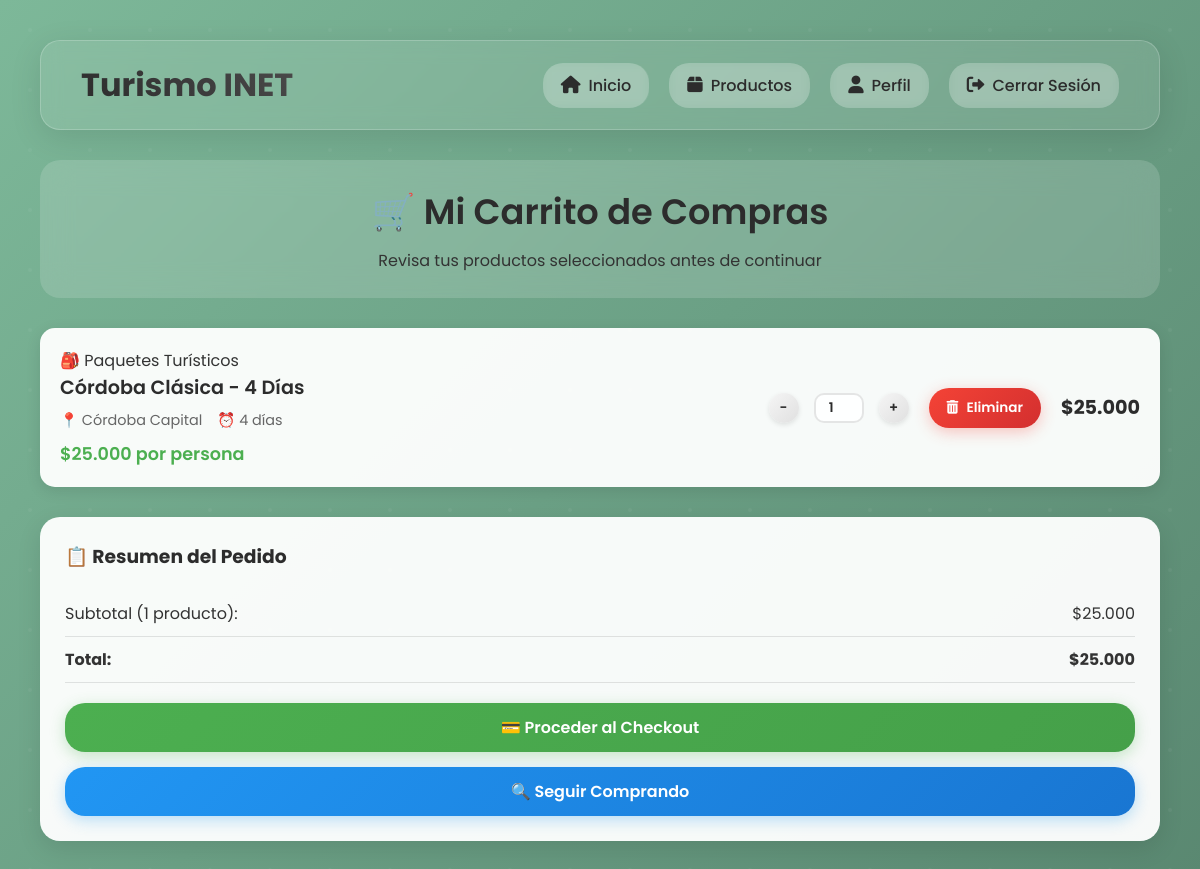
Screenshot of /carrito/ver.php (signed in) with the database file from the repository.
### tables this page shows
CREATE TABLE `carrito` (
  `id` int(11) NOT NULL,
  `usuario_id` int(11) NOT NULL,
  `producto_id` int(11) NOT NULL,
  `cantidad` int(11) NOT NULL DEFAULT 1,
  `precio_unitario` decimal(10,2) NOT NULL,
  `fecha_agregado` timestamp NOT NULL DEFAULT current_timestamp()
);

CREATE TABLE `categorias` (
  `id` int(11) NOT NULL,
  `nombre` varchar(100) NOT NULL,
  `descripcion` text DEFAULT NULL,
  `icono` varchar(50) DEFAULT NULL,
  `activo` tinyint(1) DEFAULT 1,
  `created_at` timestamp NOT NULL DEFAULT current_timestamp()
);

CREATE TABLE `productos` (
  `id` int(11) NOT NULL,
  `nombre` varchar(200) NOT NULL,
  `descripcion` text NOT NULL,
  `imagen_principal` varchar(255) DEFAULT NULL,

  `precio` decimal(10,2) NOT NULL,
  `categoria_id` int(11) NOT NULL,
  `tipo_paquete_id` int(11) DEFAULT NULL,
  `destino` varchar(100) NOT NULL,
  `duracion_dias` int(11) DEFAULT NULL,

  `servicios_incluidos` text DEFAULT NULL,
  `servicios_no_incluidos` text DEFAULT NULL,

  `disponible` tinyint(1) DEFAULT 1,
  `destacado` tinyint(1) DEFAULT 0,
  `fecha_inicio` date DEFAULT NULL,
  `fecha_fin` date DEFAULT NULL,
  `created_at` timestamp NOT NULL DEFAULT current_timestamp(),
  `updated_at` timestamp NOT NULL DEFAULT current_timestamp() ON UPDATE current_timestamp()
);

### carrito/ver.php (the view, shortened to what this page needs)
<?php
$conn = getDBConnection();
$usuario_id = $_SESSION['user_id'];
$query = "SELECT c.*, p.nombre, p.destino, p.duracion_dias, p.imagen_principal,
                 cat.nombre as categoria_nombre, cat.icono as categoria_icono,
                 (c.cantidad * c.precio_unitario) as subtotal
          FROM carrito c
          JOIN productos p ON c.producto_id = p.id
          LEFT JOIN categorias cat ON p.categoria_id = cat.id
          WHERE c.usuario_id = ?
          ORDER BY c.fecha_agregado DESC";
$stmt = $conn->prepare($query);
$stmt->bind_param("i", $usuario_id);
$stmt->execute();
$result = $stmt->get_result();
$items_carrito = [];
$total = 0;
while ($row = $result->fetch_assoc()) {
    $items_carrito[] = $row;
    $total += $row['subtotal'];
}
?>
<!DOCTYPE html>
<html lang="es">
<head>
    <link rel="stylesheet" href="https://cdnjs.cloudflare.com/ajax/libs/font-awesome/6.0.0-beta3/css/all.min.css">
</head>
<body>
    <div class="container">
        <header>
            <div class="logo">
                <a href="../index.php" style="color: inherit; text-decoration: none;">Turismo INET</a>
            </div>
            <div class="nav-buttons">
                <?php if(isset($_SESSION['user_id'])): ?>
                    <a href="../index.php" class="nav-btn">
                        <i class="fas fa-home"></i> Inicio
                    </a>
                    <a href="../product/productos.php" class="nav-btn">
                        <i class="fas fa-box"></i> Productos
                    </a>
                    <a href="../perfil/" class="nav-btn">
                        <i class="fas fa-user"></i> Perfil
                    </a>
                    <a href="../login_register/logout.php" class="nav-btn">
                        <i class="fas fa-sign-out-alt"></i> Cerrar Sesión
                    </a>
                <?php endif; ?>
            </div>
        </header>
        <div class="carrito-header">
            <h1>🛒 Mi Carrito de Compras</h1>
            <p>Revisa tus productos seleccionados antes de continuar</p>
        </div>
        <?php if (empty($items_carrito)): ?>
            <div class="carrito-empty">
                <div class="carrito-empty-icon">🛒</div>
                <h3>Tu carrito está vacío</h3>
                <p>¡Explora nuestros increíbles productos y experiencias!</p>
                <a href="../product/productos.php" class="btn-seguir-comprando">
                    🔍 Ver Productos
                </a>
            </div>
        <?php else: ?>
            <div class="carrito-items">
                <?php foreach ($items_carrito as $item): ?>
                    <div class="carrito-item" data-item-id="<?php echo $item['id']; ?>">
                        <div class="item-info">
                            <div class="categoria-badge">
                                <?php echo $item['categoria_icono'] . ' ' . htmlspecialchars($item['categoria_nombre']); ?>
                            </div>
                            <div class="item-nombre"><?php echo htmlspecialchars($item['nombre']); ?></div>
                            <div class="item-detalles">
                                <span>📍 <?php echo htmlspecialchars($item['destino']); ?></span>
                                <?php if ($item['duracion_dias']): ?>
                                    <span>⏰ <?php echo $item['duracion_dias']; ?> día<?php echo $item['duracion_dias'] > 1 ? 's' : ''; ?></span>
                                <?php endif; ?>
                            </div>
                            <div class="item-precio">$<?php echo number_format($item['precio_unitario'], 0, ',', '.'); ?> por persona</div>
                        </div>
                        <div class="item-cantidad" style="display: flex; align-items: center; gap: 10px;">
                            <button class="cantidad-btn" onclick="cambiarCantidad(<?php echo $item['id']; ?>, -1)">-</button>
                            <input type="number" class="cantidad-input" value="<?php echo $item['cantidad']; ?>"
                                   min="1" onchange="actualizarCantidad(<?php echo $item['id']; ?>, this.value)">
                            <button class="cantidad-btn" onclick="cambiarCantidad(<?php echo $item['id']; ?>, 1)">+</button>
                            <button class="btn-eliminar" onclick="eliminarItem(<?php echo $item['id']; ?>)" style="margin-left: 10px;">
                                <i class="fas fa-trash-alt"></i> Eliminar
                            </button>
                        </div>
                        <div class="item-precio" style="font-weight: 700; font-size: 1.2rem; color: #2c2c2c;">
                            $<?php echo number_format($item['subtotal'], 0, ',', '.'); ?>
                        </div>
                    </div>
                <?php endforeach; ?>
            </div>
            <div class="carrito-resumen">
                <h3 style="margin-bottom: 20px; color: #2c2c2c;">📋 Resumen del Pedido</h3>
                <div class="resumen-row">
                    <span>Subtotal (<?php echo count($items_carrito); ?> producto<?php echo count($items_carrito) > 1 ? 's' : ''; ?>):</span>
                    <span id="subtotal">$<?php echo number_format($total, 0, ',', '.'); ?></span>
                </div>
                <div class="resumen-row">
                    <span><strong>Total:</strong></span>
                    <span id="total"><strong>$<?php echo number_format($total, 0, ',', '.'); ?></strong></span>
                </div>
                <a href="checkout.php" class="btn-checkout">
                    💳 Proceder al Checkout
                </a>
                <a href="../product/productos.php" class="btn-seguir-comprando">
                    🔍 Seguir Comprando
                </a>
            </div>
        <?php endif; ?>
    </div>
</body>
</html>

### carrito/ver.php (style rules this page uses)
* { margin: 0; padding: 0; box-sizing: border-box; }
body { font-family: 'Poppins', sans-serif; background: linear-gradient(135deg, #7db899 0%, #6ba085 50%, #5a8871 100%); min-height: 100vh; color: #333; overflow-x: hidden; position: relative; padding: 20px; }
body::before { content: ''; position: fixed; top: 0; left: 0; width: 100%; height: 100%; pointer-events: none; z-index: -1; }
.container { max-width: 1400px; margin: 0 auto; padding: 20px; position: relative; z-index: 1; }
header { display: flex; justify-content: space-between; align-items: center; padding: 20px 40px; margin-bottom: 30px; backdrop-filter: blur(10px); background: rgba(255, 255, 255, 0.1); border-radius: 20px; box-shadow: 0 8px 32px rgba(0, 0, 0, 0.1); border: 1px solid rgba(255, 255, 255, 0.2); }
.logo { font-size: 2rem; font-weight: 700; color: #2c2c2c; background: linear-gradient(45deg, #2c2c2c, #4a4a4a); -webkit-background-clip: text; -webkit-text-fill-color: transparent; background-clip: text; }
.nav-buttons { display: flex; gap: 20px; }
.nav-btn { color: #2c2c2c; text-decoration: none; font-weight: 500; padding: 10px 18px; border-radius: 20px; transition: all 0.3s ease; display: flex; align-items: center; gap: 8px; background: rgba(255, 255, 255, 0.2); backdrop-filter: blur(5px); }
.nav-btn i { font-size: 1.1em; }
.carrito-header { background: rgba(255, 255, 255, 0.15); backdrop-filter: blur(15px); border-radius: 20px; padding: 25px; margin-bottom: 30px; text-align: center; }
.carrito-header h1 { color: #2c2c2c; font-size: 2.2rem; font-weight: 600; margin-bottom: 10px; }
.carrito-item { background: rgba(255, 255, 255, 0.95); border-radius: 15px; padding: 20px; margin-bottom: 20px; box-shadow: 0 4px 15px rgba(0, 0, 0, 0.1); display: flex; gap: 20px; align-items: center; transition: transform 0.3s ease; }
.item-info { flex: 1; }
.item-nombre { font-size: 1.2rem; font-weight: 600; color: #2c2c2c; margin-bottom: 8px; }
.item-detalles { display: flex; gap: 15px; margin-bottom: 10px; flex-wrap: wrap; }
.item-detalles span { font-size: 0.9rem; color: #666; }
.item-precio { font-size: 1.1rem; font-weight: 600; color: #4CAF50; }
.item-cantidad { display: flex; align-items: center; gap: 10px; }
.cantidad-btn { background: linear-gradient(135deg, #f5f5f5, #e0e0e0); color: #2c2c2c; padding: 5px 10px; width: 30px; height: 30px; box-shadow: 0 2px 5px rgba(0,0,0,0.1); }
.cantidad-input { width: 50px; height: 30px; text-align: center; margin: 0 5px; padding: 5px; border: 2px solid rgba(0,0,0,0.1); border-radius: 10px; background: rgba(255, 255, 255, 0.9); font-weight: 600; color: #2c2c2c; transition: all 0.3s ease; font-family: 'Poppins', sans-serif; }
.btn-eliminar, .cantidad-btn, .btn-checkout, .btn-seguir-comprando { font-family: 'Poppins', sans-serif; border: none; border-radius: 20px; font-weight: 600; font-size: 0.85rem; cursor: pointer; transition: all 0.3s ease; text-decoration: none; text-align: center; display: inline-flex; align-items: center; justify-content: center; gap: 8px; }
.btn-eliminar { background: linear-gradient(135deg, #f44336, #d32f2f); color: white; padding: 10px 18px; box-shadow: 0 4px 15px rgba(244, 67, 54, 0.3); }
.carrito-resumen { background: rgba(255, 255, 255, 0.95); border-radius: 20px; padding: 25px; margin-top: 30px; box-shadow: 0 8px 25px rgba(0, 0, 0, 0.1); }
.resumen-row { display: flex; justify-content: space-between; align-items: center; padding: 10px 0; border-bottom: 1px solid rgba(0, 0, 0, 0.1); }
.btn-checkout { width: 100%; background: linear-gradient(135deg, #4CAF50, #45a049); color: white; padding: 12px 24px; font-size: 1rem; margin-top: 20px; box-shadow: 0 4px 15px rgba(76, 175, 80, 0.3); }
.btn-seguir-comprando { width: 100%; background: linear-gradient(135deg, #2196F3, #1976D2); color: white; padding: 12px 24px; font-size: 1rem; margin-top: 15px; box-shadow: 0 4px 15px rgba(33, 150, 243, 0.3); }

### rows the page displays
carrito: categorias.icono "🎒", categorias.nombre "Paquetes Turísticos", producto.nombre "Córdoba Clásica - 4 Días", producto.destino "Córdoba Capital", producto.duracion_dias "4", precio_unitario "25.000", cantidad "1", subtotal "25.000"

### other values shown
count($items_carrito) "1"
$total "25.000"
